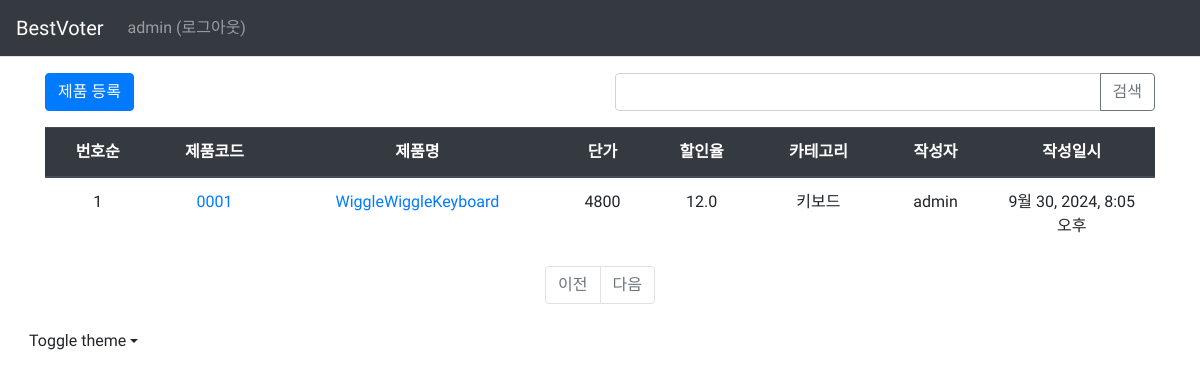
Screenshot of / (signed in) with the database file from the repository.
### sales/models.py (models this page shows, shortened)
class Product(models.Model):
    author = models.ForeignKey(User, on_delete=models.CASCADE, related_name='author_Product')
    pcode = models.CharField(max_length=4, primary_key=True)  # 4자리 문자열로 변경
    pname = models.CharField(max_length=20, blank=False)
    punitprice = models.PositiveIntegerField(blank=False)
    pdiscountrate = models.DecimalField(max_digits=3, decimal_places=1, blank=False)  # 할인율
    pcategory = models.ForeignKey(Category, on_delete=models.CASCADE, related_name='products')
    pcontent = models.TextField()
    create_date = models.DateTimeField(auto_now_add=True)
    modify_date = models.DateTimeField(null=True, auto_now_add=True, blank=True)
    view_count = models.PositiveIntegerField(default=0)
    image01 = models.ImageField(upload_to='sales/image01/', null=False, blank=False, verbose_name='업로드 이미지01')

class Category(models.Model):
    name = models.CharField(max_length=100, unique=True)
    class Meta:
        verbose_name = 'Category'  # 단수형
        verbose_name_plural = 'Categories'  # 복수형
    def __str__(self):
        return self.name

### sales/views/base_views.py (the view)
# urls.py: path('', base_views.index, name='index'),  # '/' 에 해당되는 path
def index(request):
    logger.info("INFO 레벨로 출력")
    page = request.GET.get('page', '1')
    kw = request.GET.get('kw', '')
    product_list = Product.objects.order_by('-create_date')
    if kw:
        product_list = product_list.filter(
            Q(pcode__icontains=kw) |  # pnumber 검색어 포함
            Q(pname__icontains=kw) |  # 품목 검색어 포함
            Q(pcategories__icontains=kw) # 카테고리 분류 포함
        ).distinct()  # 중복 제거
    paginator = Paginator(product_list, 10)
    page_obj = paginator.get_page(page)
    context = {'QList': page_obj, 'page': page, 'kw': kw}
    return render(request, 'sales/product_list.html', context)

### sales/templatetags/sales_filter.py (called while the page is built)
@register.filter  # Django 템플릿 필터로 등록
def sub(value, arg):
    return value - arg

### templates/sales/product_list.html (shortened to what this page needs)
{% extends 'base.html' %}
{% load sales_filter %}
{% block content %}
<div class="container my-3">
    <div class="row my-3">
        <div class="col-6">
            <a href="{% url 'sales:product_create' %}" class="btn btn-primary">제품 등록</a>
        </div>
        <div class="col-6">
            <div class="input-group">
                <input type="text" id="search_kw" class="form-control" value="{{ kw|default_if_none:'' }}">
                <div class="input-group-append">
                    <button class="btn btn-outline-secondary" type="button" id="btn_search">검색</button>
                </div>
            </div>
        </div>
    </div>
    <table class="table">
        <thead class="text-center">
        <tr class="thead-dark">
            <th>번호순</th>
            <th>제품코드</th>
            <th style="width:25%">제품명</th>
            <th>단가</th>
            <th>할인율</th>
            <th>카테고리</th>
            <th>작성자</th>
            <th style="width:15%">작성일시</th>
        </tr>
        </thead>
        <tbody>
        {% if QList %}
            {% for product in QList %}
            <tr class="text-center">
                <td>
                    {{ QList.paginator.count|sub:QList.start_index|sub:forloop.counter0|add:1 }}
                </td>
                <td class="text-start">
                    <a href="{% url 'sales:detail' product.pcode %}">{{ product.pcode }}</a>
                </td>
                <td>
                    <a href="{% url 'sales:detail' product.pcode %}">{{ product.pname }}</a>
                </td>
                <td>
                    {{ product.punitprice }}
                </td>
                <td>
                    {{ product.pdiscountrate }}
                </td>
                <td>
                    {{ product.pcategory }}
                </td>
                <td>{{ product.author.username }}</td>
                <td>{{ product.create_date }}</td>
            </tr>
            {% endfor %}
        {% else %}
        <tr>
            <td colspan="4">등록된 제품이 없습니다.</td>
        </tr>
        {% endif %}
        </tbody>
    </table>
    <ul class="pagination justify-content-center">
        {% if product_list.has_previous %}
        <li class="page-item">
            <a class="page-link" data-page="{{ product_list.previous_page_number }}" href="javascript:void(0)">
                이전
            </a>
        </li>
        {% else %}
        <li class="page-item disabled">
            <a class="page-link" tabindex="-1" aria-disabled="true" href="#">이전</a>
        </li>
        {% endif %}
        {% if product_list.has_next %}
        <li class="page-item">
            <a class="page-link" data-page="{{ product_list.next_page_number }}" href="javascript:void(0)">다음</a>
        </li>
        {% else %}
        <li class="page-item disabled">
            <a class="page-link" tabindex="-1" aria-disabled="true" href="#">다음</a>
        </li>
        {% endif %}
    </ul>
</div>
{% endblock %}

### templates/navbar.html (shortened to what this page needs)
<nav class="navbar navbar-expand-lg navbar-dark bg-dark border-bottom">
    <a class="navbar-brand" href="{% url 'sales:index' %}">BestVoter</a>
    <div class="collapse navbar-collapse flex-grow-0" id="navbarNav">
        <ul class="navbar-nav">
            <li class="nav-item">
                {% if user.is_authenticated %}
                    <a class="nav-link" href="{% url 'common:logout' %}">{{ user.username }} (로그아웃)</a>
                {% else %}
                    <a class="nav-link" href="{% url 'common:login' %}">로그인</a>
                {% endif %}
            </li>
        </ul>
    </div>
</nav>

### rows the page displays
Product: paginator.count|sub "1", pcode "0001", pname "WiggleWiggleKeyboard", punitprice "4800", pdiscountrate "12.0", pcategory "키보드", author.username "admin", create_date "9월 30, 2024, 8:05 오후"

### other values shown
{{ user.username }} "admin"
